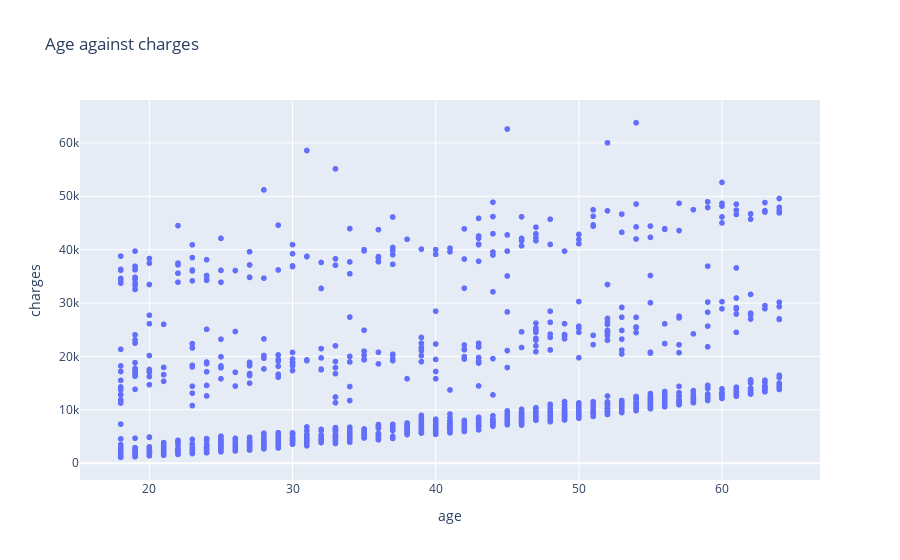

Write notebook code for a chart like this one.
### Markdown cell above
Now let's explore the _charges_ column.

Since _charges_ is the value we are interested in, we will now take a look at  how each of the features of the dataset affects the charges.

First off, let's look at _charges_ $Vs$ _age._

### Code cell
fig2 = px.scatter(medical_df, x='age', y='charges', title='Age against charges')
fig2.show()

### Figure 1 — Plotly figure (JSON) as saved in the notebook; plotly's stock layout.template omitted (floating-point values rounded to 4 significant figures; data arrays with more than 128 entries replaced by an {"elided": "..."} marker saying what was removed)
{"data": [{"hovertemplate": "age=%{x}<br>charges=%{y}<extra></extra>", "legendgroup": "", "marker": {"color": "#636efa", "symbol": "circle"}, "mode": "markers", "name": "", "showlegend": false, "type": "scattergl", "x": {"elided": "1338 int values"}, "xaxis": "x", "y": {"elided": "1338 float values"}, "yaxis": "y"}], "layout": {"legend": {"tracegroupgap": 0}, "title": {"text": "Age against charges"}, "xaxis": {"anchor": "y", "domain": [0, 1], "title": {"text": "age"}}, "yaxis": {"anchor": "x", "domain": [0, 1], "title": {"text": "charges"}}}}
